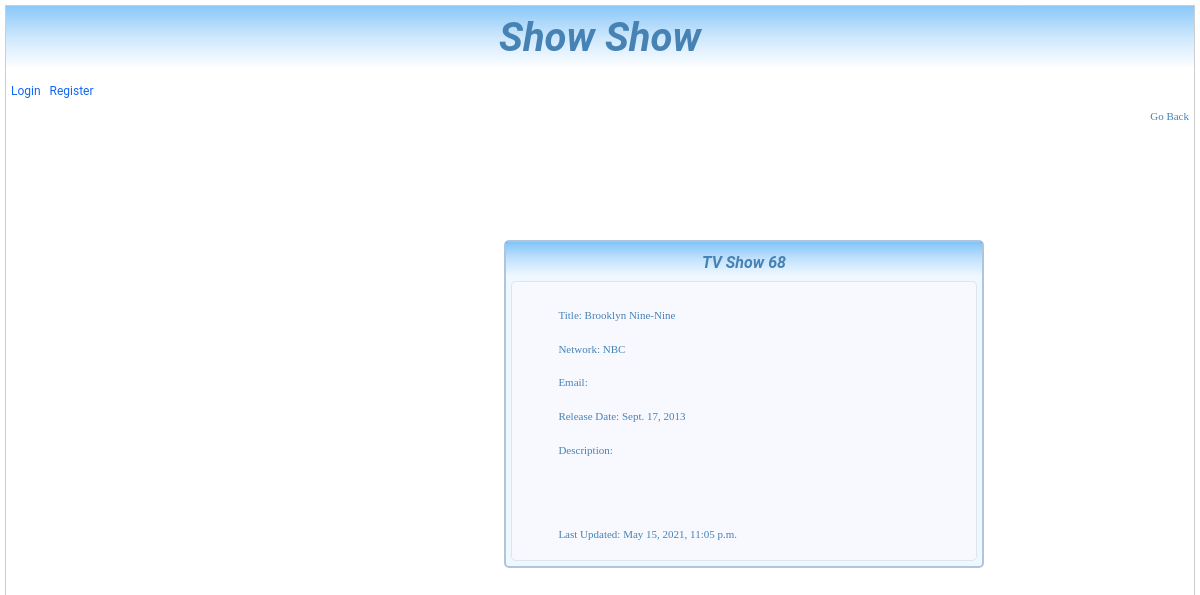
The app's page /show/68/ with its own data.
### shows/models.py (models this page shows)
class Shows(models.Model):
    title       = models.CharField(max_length=45)
    network     = models.CharField(max_length=45)
    email       = models.CharField(max_length=100)
    release_date= models.DateField()
    description  = models.CharField(max_length=255)
    created_at  = models.DateTimeField(auto_now_add=True)
    updated_at  = models.DateTimeField(auto_now=True)
    objects     = ShowsManager()

### shows/views.py (the view)
# urls.py: path('show/<int:id>/',views.show_show),
def show_show(request, id):
    show = Shows.objects.filter(id=id)
    context = {
        'show' : show[0] if len(show) > 0 else show
    }
    return render(request, 'shows/show_show.html', context)

### shows/templates/shows/show_show.html (shortened to what this page needs)
{% extends 'shows/base.html' %}
{% block header%}
    <h1 class="d-flex justify-content-center page-title">Show Show</h1>
{% endblock %}
{% block content %}
{% load tz %}
        <a class="go-back" href="/shows">Go Back</a>
        <div class="windows-form">
            <div class="title-form">TV Show {{ show.id }}</div>
            <div class="container-form">
                <br>
                <div class="field-form">
                    <p>Title: {{show.title}}</p>
                </div>
                <div class="field-form">
                    <p>Network: {{show.network}}</p>
                </div>
                <div class="field-form">
                    <p>Email: {{show.email}}</p>
                </div>
                <div class="field-form">
                    <p>Release Date: {{show.release_date}}</p>
                </div>
                <div class="field-form">
                    <p>Description: {{show.description}}</p>
                </div>
                <br>
                <br>
                <div class="field-form">
                    {% timezone "America/Santiago" %}
                    <p>Last Updated: {{show.updated_at}}</p>
                    {% endtimezone %}
                </div>
            </div>
        </div>
{% endblock %}

### shows/static/shows/css/styles.css (style rules this page uses)
a { font-size: 12px; margin-left: 5px; }
.page-title { background: linear-gradient(#2196f387, #2196f338, #00bcd400); height: 8%; text-align: -webkit-center; font-style: italic; padding-top: 8px; color: steelblue; font-weight: bold; }
.windows-form { position: fixed; height: auto; width: 40%; border: 2px solid lightsteelblue; left: 42%; top: 30%; border-radius: 5px; background: aliceblue; }
.title-form { background: linear-gradient(#2196f387, #2196f338, #00bcd400); height: 8%; text-align: -webkit-center; font-style: italic; padding-top: 8px; color: steelblue; font-weight: bold; }
.container-form { left: 5px; top: 29px; border-radius: 5px; border: 1px ridge #b0c4de61; margin: 5px; background: ghostwhite; height: 70%; }
.field-form { display: flex; justify-content: space-between; align-items: center; }
.go-back { text-align: end; display: block; font-family: Tahoma; font-size: 11px; color: steelblue; margin: 5px 5px; }
.container-form p { font-family: Tahoma; font-size: 11px; margin-left: 10%; color: steelblue; }

### records on screen
Shows: id "68", title "Brooklyn Nine-Nine", network "NBC", release_date "Sept. 17, 2013", updated_at "May 15, 2021, 11:05 p.m."
